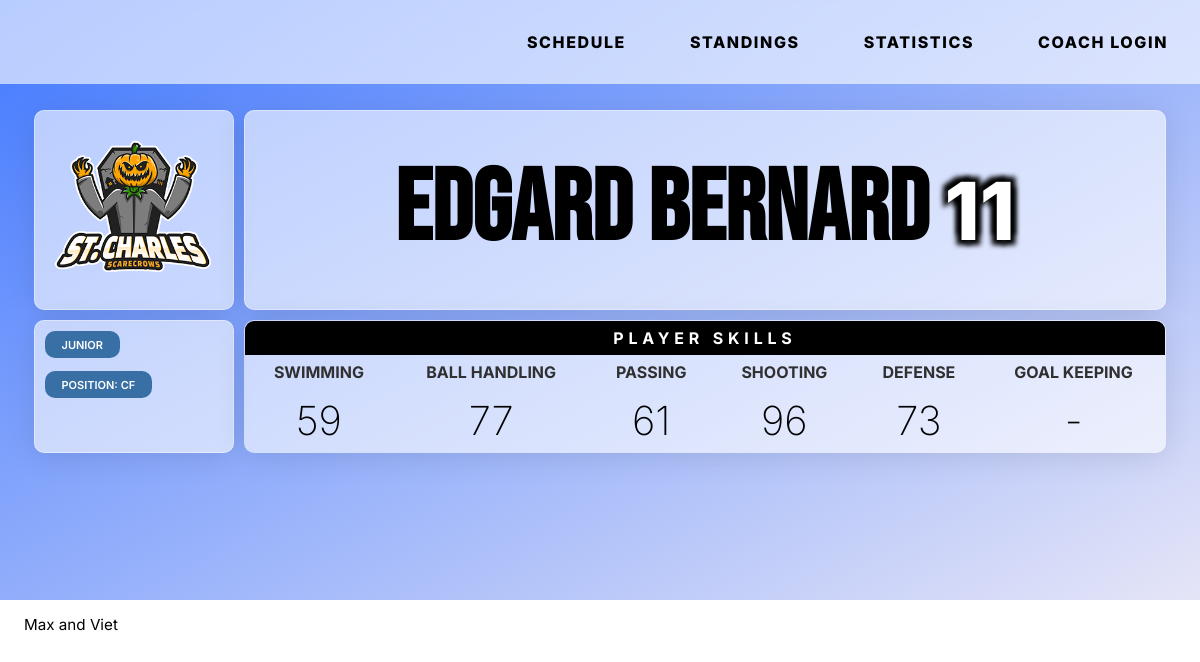
The page /81/player/ on the database its author committed.
### tables this page shows
CREATE TABLE teams (
  team_id INTEGER NOT NULL PRIMARY KEY AUTOINCREMENT,
  name varchar(30) NOT NULL,
  city varchar(30) NOT NULL,
  nickname varchar(30) NOT NULL,
  coach_id INTEGER NOT NULL,
  abb varchar(3) NOT NULL,
  short_name varchar(30) NOT NULL,
  division varchar(100) DEFAULT NULL,
  cp INTEGER NOT NULL DEFAULT '0',
  cp_used INTEGER NOT NULL DEFAULT '0',
  recruiting_poINTEGERs INTEGER NOT NULL DEFAULT '0',
  active char(1) NOT NULL DEFAULT 'Y',
  overall INTEGER NOT NULL DEFAULT '0',
  aggression INTEGER NOT NULL DEFAULT '0',
  logo text NOT NULL Default '0'
);

CREATE TABLE players (
  player_id INTEGER DEFAULT NULL PRIMARY KEY AUTOINCREMENT,
  team_id INTEGER DEFAULT NULL,
  first_name text,
  last_name text,
  age text,
  position text,
  jersey INTEGER NOT NULL DEFAULT '0',
  swimming INTEGER NOT NULL DEFAULT '0',
  ballhandling INTEGER NOT NULL DEFAULT '0',
  passing INTEGER NOT NULL DEFAULT '0',
  shooting INTEGER NOT NULL DEFAULT '0',
  defense INTEGER NOT NULL DEFAULT '0',
  goalkeeping INTEGER NOT NULL DEFAULT '0',
  fit INTEGER NOT NULL DEFAULT '0',
  aggression INTEGER NOT NULL DEFAULT '0',
  overall INTEGER NOT NULL DEFAULT '0'
);

### main.py (the view)
@app.route('/<int:id>/player/', methods=('GET', 'POST'))
def displayPlayer(id):
  player = getPlayer(id)
  title = player['first_name'] + " " + player['last_name']
  return render_template('player.html', title=title, player=player)

### main.py (called while the page is built)
def get_db_connection():
  conn = sqlite3.connect('database.db')
  conn.row_factory = sqlite3.Row
  return conn

def getPlayer(player_id):
  conn = get_db_connection()
  player = conn.execute(
    'SELECT p.*, t.logo FROM players AS p INNER JOIN teams AS t ON p.team_id = t.team_id WHERE p.player_id = ?',
    (player_id, )).fetchone()
  conn.close()
  if player is None:
    abort(404)
  return player

### templates/player.html (shortened to what this page needs)
{% extends 'template.html' %}
{% block content %}
  <section class="header-img adjust">
    <div class="team-info-grid adjust">
      <div class="team-wrapper glass">
        <img src="{{ url_for('static',filename=player['logo']) }}" alt="player {{ player['last_name'] }}">
      </div>
      <div class="team-name-wrapper glass">
        <h1>{{ player['first_name'] }} {{ player['last_name'] }} <span style="font-size: 0.8em; color: white;text-shadow: -5px 5px 5px black, 5px 5px 5px black, 5px -5px 5px black, -5px -5px 5px black;">{{ player['jersey'] }}</span></h1>
      </div>
      <div class="info-list glass flex">
            {% if player['age'] == 'Fr' %}
          <p>Freshman</p>
          {% elif player['age'] == 'So' %}
          <p>Sophomore</p>
          {% elif player['age'] == 'Jr' %}
          <p>Junior</p>
          {% elif player['age'] == 'Sr' %}
          <p>Senior</p>
          {% else %}
          <p>TBA</p>
          {% endif %}
          <p>Position: {{ player['position'] }}</p>
      </div>
      <div class="skills">
          <table class="styled-table glass">
            <thead>
                <tr>
                  <th colspan="6" style="background-color: black; color: white; text-transform: uppercase; text-align:center;letter-spacing: 0.3em;">Player Skills</th>
                </tr>
                <tr>
                    <th>Swimming</th>
                    <th>Ball Handling</th>
                    <th>Passing</th>
                    <th>Shooting</th>
                    <th>Defense</th>
                    <th>Goal Keeping</th>
                </tr>
            </thead>
            <tbody>
                <tr>
                    <td>{% if player['swimming'] == 0 %}-{% else %}{{ player['swimming'] }}{% endif %}</td>
                    <td>{% if player['ballhandling'] == 0 %}-{% else %}{{ player['ballhandling'] }}{% endif %}</td>
                    <td>{% if player['passing'] == 0 %}-{% else %}{{ player['passing'] }}{% endif %}</td>
                    <td>{% if player['shooting'] == 0 %}-{% else %}{{ player['shooting'] }}{% endif %}</td>
                    <td>{% if player['defense'] == 0 %}-{% else %}{{ player['defense'] }}{% endif %}</td>
                    <td>{% if player['goalkeeping'] == 0 %}-{% else %}{{ player['goalkeeping'] }}{% endif %}</td>
                </tr>
            </tbody>
          </table>
        </div>
    </div>
  </section>
</header>
{% endblock %}

### static/style.css (style rules this page uses)
:root { --font-family: 'Inter', sans-serif; --font-display: 'Bebas Neue', sans-serif; --hero-blue: #386fa4; --secondary-blue: #758bfd; --accent-yellow: #ff8600; --border-radius: 20px; --border-radius-small: 10px; }
* { font-family: var(--font-family); -webkit-box-sizing: border-box; -moz-box-sizing: border-box; box-sizing: border-box; }
body { margin: 0; padding: 0; }
body { position: relative; }
body p { font-size: 0.95em; }
.adjust { margin-left: auto; margin-right: auto; padding-left: 2%; padding-right: 2%; }
section { padding-top: 2%; padding-bottom: 2%; position: relative; }
.header-img { position: relative; padding-top: 100px; height: 600px; overflow: hidden; }
.overlay-text, .background-gradient, .team-info-grid { position: absolute; top: 0; left: 0; bottom: 0; padding: 110px calc(2% + 10px) calc(2% + 10px) calc(2% + 10px); width: 100%; height: 100%; }
.team-info-grid { display: grid; grid-template-columns: 200px auto; grid-template-rows: 200px 1fr 1fr; gap: 10px; }
.team-info-grid > div { padding: 10px; border-radius: var(--border-radius-small); }
.team-wrapper { position: relative; display: grid; justify-content:center; align-items: center; }
.team-name-wrapper { display: grid; justify-content:center; align-items:center; }
.background-gradient h1, .team-name-wrapper h1 { font-family: var(--font-display); }
.team-name-wrapper h1 { text-align: center; margin: 0; font-family: var(--font-display); text-transform: uppercase; font-weight: 800; font-size: 100px; line-height:0.8em; color: black; }
.team-wrapper img { object-fit: contain; width: 100%; height: 100%; }
.info-list { grid-column: span 2; flex-wrap: wrap; align-content: flex-start; gap: 0.8em; }
.info-list > p { font-size: 11px; color: white; font-weight: 600; height: fit-content; text-transform: uppercase; margin: 0; padding: 0.6em 1.5em; background-color: var(--hero-blue); border-radius: var(--border-radius-small); }
.flex { display: flex; display: -webkit-flex; display: -ms-flexbox; }
.glass { background: rgba(255, 255, 255, 0.60); box-shadow: 0 4px 30px rgba(0, 0, 0, 0.1); backdrop-filter: blur(12.4px); -webkit-backdrop-filter: blur(10.4px); border: 1px solid rgba(255, 255, 255, 0.4); }
.styled-table { border-collapse: collapse; border-radius: var(--border-radius); overflow: hidden; }
.styled-table thead tr { background-color: var(--secondary-blue); color: #303030; text-align: left; }
.styled-table th, .styled-table td { padding: 12px 15px; }
.styled-table tbody tr { border-bottom: 1px solid #dddddd; }
.styled-table tbody tr td:first-child { display: flex; flex-direction: row; align-items: center; }
.styled-table tbody tr:last-of-type { border-bottom: 5px solid var(--secondary-blue); }

### static/responsiveNavBar.css (style rules this page uses)
:root { --font-family: 'Inter', sans-serif; --hero-blue: #386fa4; --secondary-blue: #758bfd; --accent-yellow: #ff8600; }

### templates/player.html (style rules this page uses)
.header-img { overflow: hidden; background: rgb(66,121,255); background: linear-gradient(152deg, rgba(66,121,255,1) 0%, rgba(229,229,247,1) 100%); }
.team-info-grid { opacity: 0; animation: transition-table 0.5s ease-out forwards; animation-delay: 100ms; }
.skills { padding: 0 !important; }
.skills .styled-table { border-radius: var(--border-radius-small); width: 100%; }
.skills .styled-table tbody tr td:first-child { display: revert; }
.skills .styled-table tr { background: none; text-transform: uppercase; font-weight: 200; text-align: center; }
.styled-table tbody tr:last-of-type { border-bottom: 0px; }
.styled-table th, .styled-table td { padding: 7px 15px; }
.styled-table td { font-size: 2.5em; }
.info-list { grid-column: span 1; flex-wrap: wrap; align-content: flex-start; gap: 0.8em; }
.team-name-wrapper > * { margin-top: 0; margin-bottom: 0; text-align: center; }

### rows shown on the page
teams: logo (picture)
players: first_name "EDGARD", last_name "BERNARD", jersey "11", position "CF", swimming "59", ballhandling "77", passing "61", shooting "96", defense "73"
